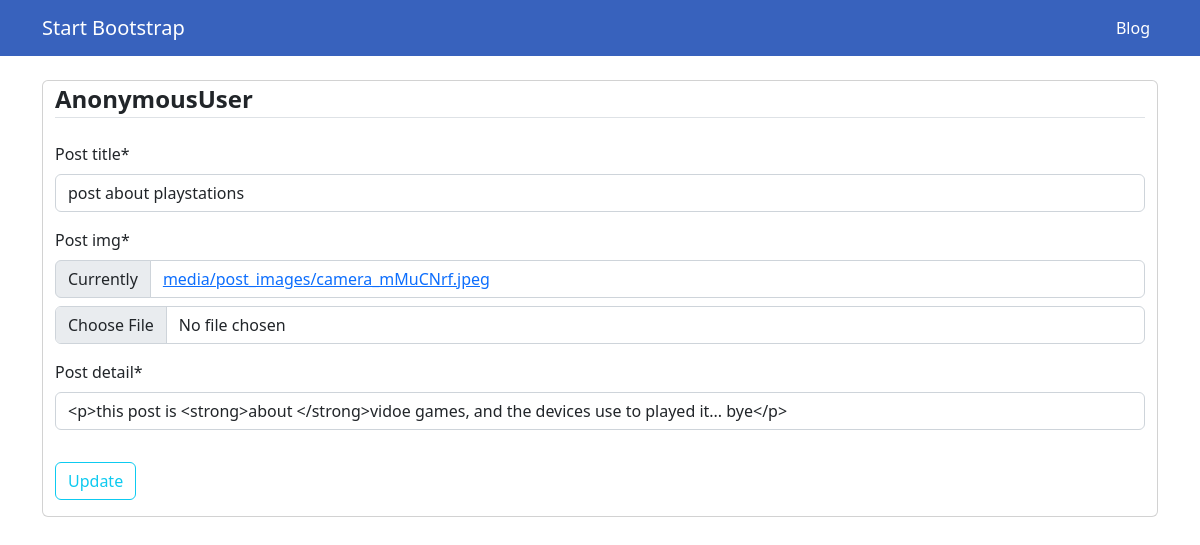
Screenshot of /edit_post/post-about-playstations with the database file from the repository.
### the_root/models.py (models this page shows, shortened)
class Post(models.Model):
    post_owner = models.ForeignKey(User, on_delete=models.CASCADE)
    post_title = models.CharField(max_length=150)
    post_slug = models.SlugField(unique=True, blank=True)
    post_img = models.ImageField(upload_to="media/post_images/") # i will make it optional later and add default image
    post_detail = RichTextField()
    created = models.DateTimeField(auto_now_add=True)
    updated = models.DateTimeField(auto_now=True)

### the_root/views.py (the view)
# urls.py: path("edit_post/<slug:slug>", views.edit_post, name="edit_post"),
def edit_post(request, slug):
    post = get_object_or_404(Post, post_slug=slug)
    if request.method == 'POST':
        form = CreatePostForm(request.POST, instance=post)
        if form.is_valid():
            form.save()
            return redirect('all_post')
    else:
        form = CreatePostForm(instance=post)
    return render(request, 'base/edit_post.html', {'form': form})

### the_root/forms.py
class CreatePostForm(forms.ModelForm):
    post_detail = forms.CharField(widget=CKEditorWidget())
    class Meta:
        model = Post
        fields = ['post_title','post_img','post_detail']

### the_root/templates/base/edit_post.html (shortened to what this page needs)
{% load static %}
{% load crispy_forms_tags %}
<!DOCTYPE html>
<html lang="en">
    <head>
        <link href="{% static 'detailcss/detailstyles.css' %}" rel="stylesheet" />
    </head>
    <body>
        <nav class="navbar navbar-expand-lg navbar-dark nav-custom" >
            <div class="container">
                <a class="navbar-brand" href="#!">Start Bootstrap</a>
                <div class="collapse navbar-collapse" id="navbarSupportedContent">
                    <ul class="navbar-nav ms-auto mb-2 mb-lg-0">
                        <li class="nav-item"><a class="nav-link active" aria-current="page" href="{% url 'home' %}">Blog</a></li>
                    </ul>
                </div>
            </div>
        </nav>
        <nav class="container pt-4">
            <form method="POST" enctype="multipart/form-data" class="card container">
                <fieldset  class="form-group">
                    <legend class="border-bottom mb-4"> <b>{{ user }}</b></legend>
                    {{ form|crispy }}
                </fieldset>
                <div class="form-group pt-3">
                    <button type="submit" class="btn btn-outline-info " >Update</button>
                </div>
                <div class="boder-top pt-3">
                </div>
            </form>
        </nav>
    </body>
</html>

### rows the page displays
Post: post_title "post about playstations", post_detail "<p>this post is <strong>about </strong>vidoe games, and the devices use to played it... bye</p>"

### other values shown
{{ user }} "AnonymousUser"
